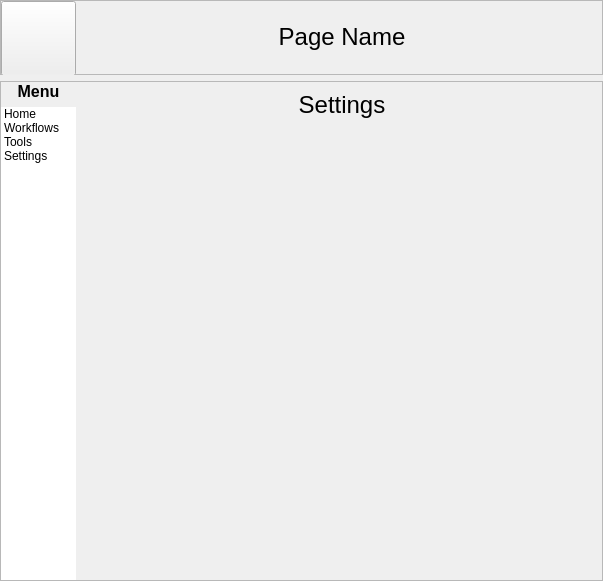
<?xml version="1.0" encoding="UTF-8"?>
<ui version="4.0">
 <class>MainWindow</class>
 <widget class="QMainWindow" name="MainWindow">
  <property name="geometry">
   <rect>
    <x>0</x>
    <y>0</y>
    <width>603</width>
    <height>581</height>
   </rect>
  </property>
  <property name="windowTitle">
   <string>MainWindow</string>
  </property>
  <widget class="QWidget" name="centralwidget">
   <layout class="QVBoxLayout" name="verticalLayout">
    <property name="leftMargin">
     <number>0</number>
    </property>
    <property name="topMargin">
     <number>0</number>
    </property>
    <property name="rightMargin">
     <number>0</number>
    </property>
    <property name="bottomMargin">
     <number>0</number>
    </property>
    <item>
     <widget class="QFrame" name="frame_2">
      <property name="sizePolicy">
       <sizepolicy hsizetype="Expanding" vsizetype="Fixed">
        <horstretch>0</horstretch>
        <verstretch>0</verstretch>
       </sizepolicy>
      </property>
      <property name="minimumSize">
       <size>
        <width>0</width>
        <height>75</height>
       </size>
      </property>
      <property name="frameShape">
       <enum>QFrame::Shape::StyledPanel</enum>
      </property>
      <property name="frameShadow">
       <enum>QFrame::Shadow::Raised</enum>
      </property>
      <layout class="QHBoxLayout" name="horizontalLayout_2">
       <property name="leftMargin">
        <number>0</number>
       </property>
       <property name="topMargin">
        <number>0</number>
       </property>
       <property name="rightMargin">
        <number>0</number>
       </property>
       <property name="bottomMargin">
        <number>0</number>
       </property>
       <item>
        <widget class="QPushButton" name="pushButton">
         <property name="sizePolicy">
          <sizepolicy hsizetype="Fixed" vsizetype="Fixed">
           <horstretch>0</horstretch>
           <verstretch>0</verstretch>
          </sizepolicy>
         </property>
         <property name="minimumSize">
          <size>
           <width>75</width>
           <height>75</height>
          </size>
         </property>
         <property name="maximumSize">
          <size>
           <width>75</width>
           <height>75</height>
          </size>
         </property>
         <property name="text">
          <string/>
         </property>
         <property name="icon">
          <iconset theme="QIcon::ThemeIcon::AppointmentNew"/>
         </property>
         <property name="iconSize">
          <size>
           <width>75</width>
           <height>75</height>
          </size>
         </property>
        </widget>
       </item>
       <item>
        <widget class="QLabel" name="label">
         <property name="text">
          <string>&lt;html&gt;&lt;head/&gt;&lt;body&gt;&lt;p align=&quot;center&quot;&gt;&lt;span style=&quot; font-size:18pt;&quot;&gt;Page Name&lt;/span&gt;&lt;/p&gt;&lt;/body&gt;&lt;/html&gt;</string>
         </property>
        </widget>
       </item>
      </layout>
     </widget>
    </item>
    <item>
     <widget class="QFrame" name="frame">
      <property name="sizePolicy">
       <sizepolicy hsizetype="Preferred" vsizetype="Preferred">
        <horstretch>0</horstretch>
        <verstretch>0</verstretch>
       </sizepolicy>
      </property>
      <property name="minimumSize">
       <size>
        <width>500</width>
        <height>500</height>
       </size>
      </property>
      <property name="frameShape">
       <enum>QFrame::Shape::StyledPanel</enum>
      </property>
      <property name="frameShadow">
       <enum>QFrame::Shadow::Raised</enum>
      </property>
      <layout class="QHBoxLayout" name="horizontalLayout">
       <property name="leftMargin">
        <number>0</number>
       </property>
       <property name="topMargin">
        <number>0</number>
       </property>
       <property name="rightMargin">
        <number>0</number>
       </property>
       <property name="bottomMargin">
        <number>0</number>
       </property>
       <item>
        <widget class="QFrame" name="frame_3">
         <property name="sizePolicy">
          <sizepolicy hsizetype="Fixed" vsizetype="Expanding">
           <horstretch>0</horstretch>
           <verstretch>0</verstretch>
          </sizepolicy>
         </property>
         <property name="minimumSize">
          <size>
           <width>75</width>
           <height>400</height>
          </size>
         </property>
         <property name="styleSheet">
          <string notr="true">border:none;</string>
         </property>
         <property name="frameShape">
          <enum>QFrame::Shape::StyledPanel</enum>
         </property>
         <property name="frameShadow">
          <enum>QFrame::Shadow::Raised</enum>
         </property>
         <layout class="QVBoxLayout" name="verticalLayout_2">
          <property name="leftMargin">
           <number>0</number>
          </property>
          <property name="topMargin">
           <number>0</number>
          </property>
          <property name="rightMargin">
           <number>0</number>
          </property>
          <property name="bottomMargin">
           <number>0</number>
          </property>
          <item>
           <widget class="QLabel" name="label_2">
            <property name="text">
             <string>&lt;html&gt;&lt;head/&gt;&lt;body&gt;&lt;p align=&quot;center&quot;&gt;&lt;span style=&quot; font-size:12pt; font-weight:700;&quot;&gt;Menu&lt;/span&gt;&lt;/p&gt;&lt;/body&gt;&lt;/html&gt;</string>
            </property>
           </widget>
          </item>
          <item>
           <widget class="QListWidget" name="listWidget">
            <property name="sizePolicy">
             <sizepolicy hsizetype="Fixed" vsizetype="Expanding">
              <horstretch>0</horstretch>
              <verstretch>0</verstretch>
             </sizepolicy>
            </property>
            <property name="minimumSize">
             <size>
              <width>75</width>
              <height>50</height>
             </size>
            </property>
            <property name="maximumSize">
             <size>
              <width>75</width>
              <height>16777215</height>
             </size>
            </property>
            <item>
             <property name="text">
              <string>Home</string>
             </property>
            </item>
            <item>
             <property name="text">
              <string>Workflows</string>
             </property>
            </item>
            <item>
             <property name="text">
              <string>Tools</string>
             </property>
            </item>
            <item>
             <property name="text">
              <string>Settings</string>
             </property>
            </item>
           </widget>
          </item>
         </layout>
        </widget>
       </item>
       <item>
        <widget class="QStackedWidget" name="stackedWidget">
         <property name="sizePolicy">
          <sizepolicy hsizetype="Expanding" vsizetype="Preferred">
           <horstretch>0</horstretch>
           <verstretch>0</verstretch>
          </sizepolicy>
         </property>
         <property name="currentIndex">
          <number>3</number>
         </property>
         <widget class="QWidget" name="Home">
          <layout class="QVBoxLayout" name="verticalLayout_3">
           <item>
            <widget class="QLabel" name="label_3">
             <property name="text">
              <string>TextLabel</string>
             </property>
            </widget>
           </item>
          </layout>
         </widget>
         <widget class="QWidget" name="Workflows"/>
         <widget class="QWidget" name="Tools"/>
         <widget class="QWidget" name="Settings">
          <layout class="QVBoxLayout" name="verticalLayout_4">
           <item alignment="Qt::AlignmentFlag::AlignTop">
            <widget class="QLabel" name="label_4">
             <property name="text">
              <string>&lt;html&gt;&lt;head/&gt;&lt;body&gt;&lt;p align=&quot;center&quot;&gt;&lt;span style=&quot; font-size:18pt;&quot;&gt;Settings&lt;/span&gt;&lt;/p&gt;&lt;/body&gt;&lt;/html&gt;</string>
             </property>
            </widget>
           </item>
          </layout>
         </widget>
        </widget>
       </item>
      </layout>
     </widget>
    </item>
   </layout>
  </widget>
 </widget>
 <resources/>
 <connections/>
</ui>
